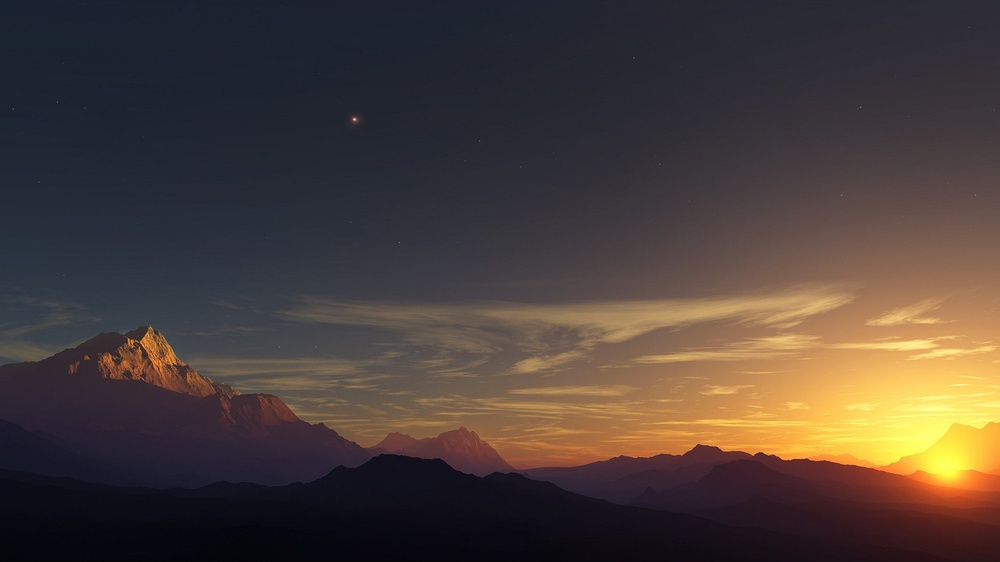
#> input picture Day 1/bg.jpg, 1000 x 562 px, shrunk from 1920 x 1080 before the run, given in place of the camera; the run also reads 1 picture not shown here
$ jupyter execute lab3.ipynb   (older library calls are emulated)   (text cells are left out)
#> lines starting #> are read from the running program, lines starting #| are printed output that depends on the picture; after the words box and inside, x2 and y2 are one past the last pixel; in counts of white or black regions, pixels touching at a corner belong together
[cell 1]
import numpy as np
import cv2
cap = cv2.VideoCapture(0)
while(True):
    __, frame = cap.read()
#> frame is the input picture: shape (562, 1000, 3); mean B, G, R 57.4, 62.2, 74
    gray = cv2.cvtColor(frame, cv2.COLOR_BGR2GRAY)
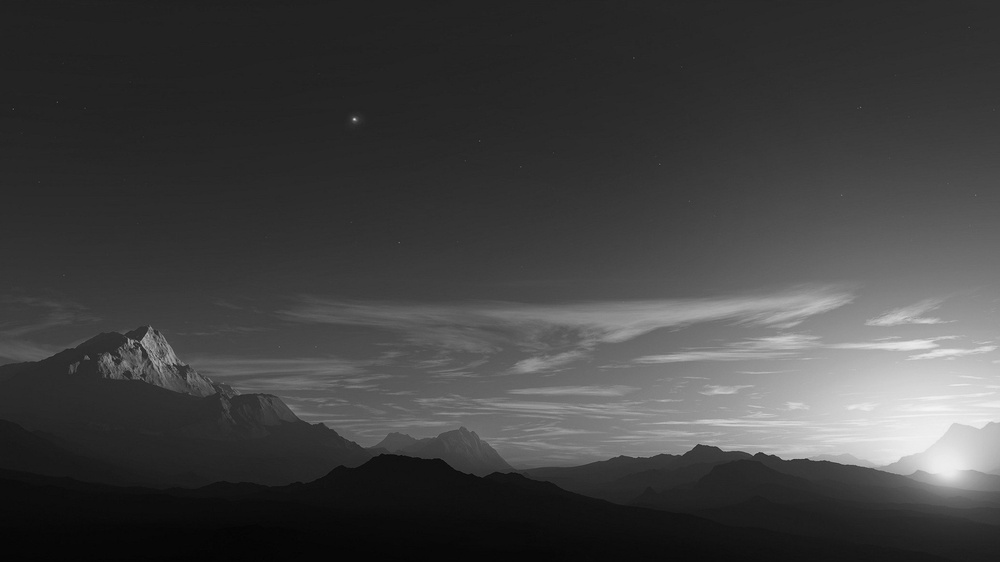
#> gray: shape (562, 1000); min 3, max 244, mean 65.2
    cv2.imshow('Frame', gray)
    if cv2.waitKey(1) & 0xFF == ord('q'):
#> (key q is pressed here)
        break
cap.release()
cv2.destroyAllWindows()

[cell 2]
import numpy as np
import cv2
cap = cv2.VideoCapture(0)
while(True):
    __, frame = cap.read()
    # Convert to HSV(Hue, Saturation, and Value) for simple calculation
    hsv = cv2.cvtColor(frame, cv2.COLOR_BGR2HSV)
#> hsv: shape (562, 1000, 3); mean H, S, V 92.4, 86.3, 81.1
    # sobeLx operator
    # cv2.Sobel(original image, depth of dest image, xorder, yorder, kernel size)
    sobelx = cv2.Sobel(frame, cv2.CV_64F, 1, 0, 5)
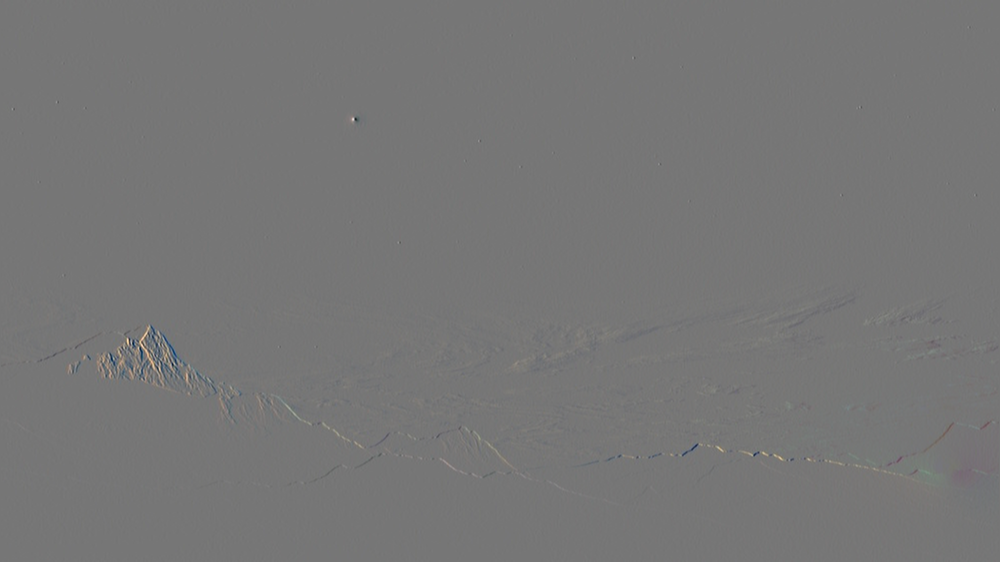
#> sobelx: shape (562, 1000, 3) float64; mean B, G, R 0.1, 0.5, 0.8; drawn with min black and max white
    cv2.imshow('SobelX', sobelx)
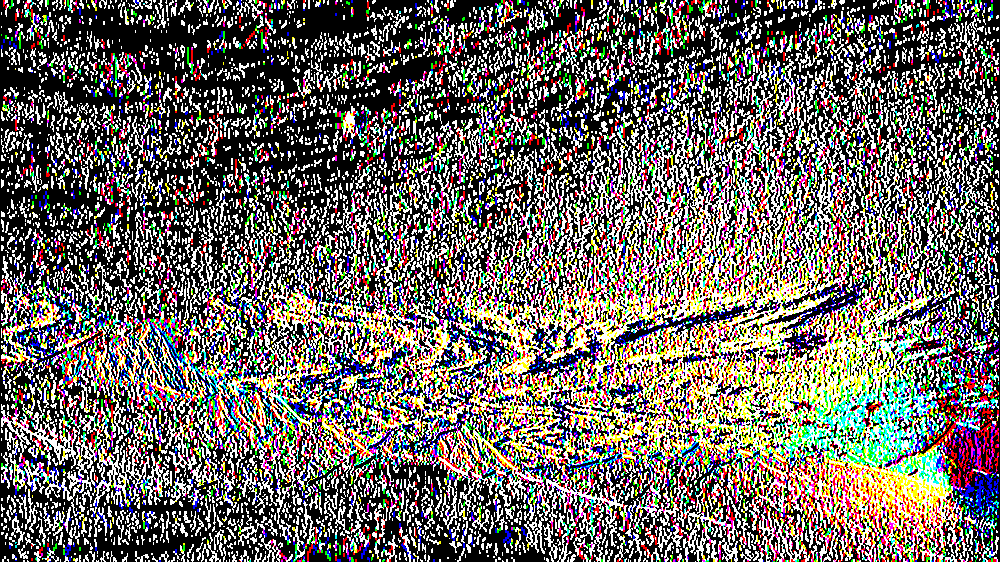
#> window 'SobelX': shape (562, 1000, 3); mean B, G, R 99, 104.3, 110.2
    if cv2.waitKey(1) & 0xFF == ord('q'):
#> (key q is pressed here)
        break
cap.release()
cv2.destroyAllWindows()

[cell 3]
import numpy as np
import cv2
cap = cv2.VideoCapture(0)
while(True):
    __, frame = cap.read()
    hsv = cv2.cvtColor(frame, cv2.COLOR_BGR2HSV)
    # sobeLy operator
    sobely = cv2.Sobel(frame, cv2.CV_64F, 0, 1, 5)
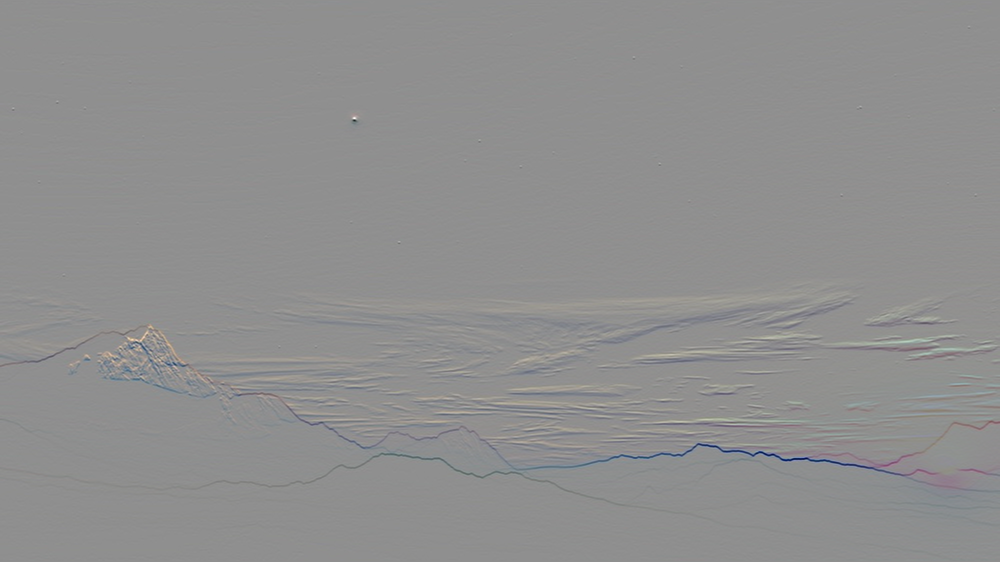
#> sobely: shape (562, 1000, 3) float64; mean B, G, R -0.5, -0.4, -0.3; drawn with min black and max white
    cv2.imshow('SobelY', sobely)
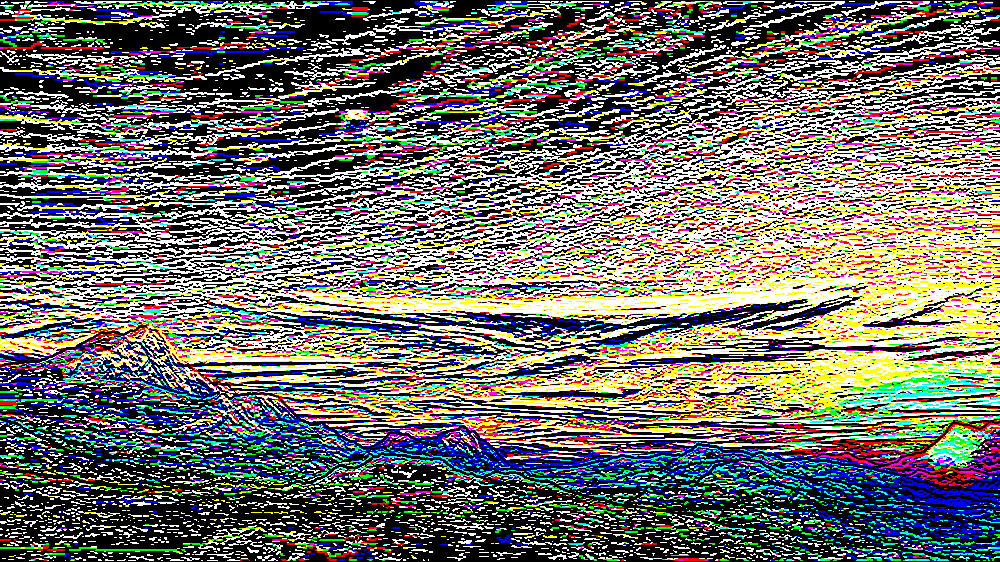
#> window 'SobelY': shape (562, 1000, 3); mean B, G, R 106.3, 113.6, 115.2
    if cv2.waitKey(1) & 0xFF == ord('q'):
#> (key q is pressed here)
        break
cap.release()
cv2.destroyAllWindows()

[cell 4]
import numpy as np
import cv2
cap = cv2.VideoCapture(0)
while(True):
    __, frame = cap.read()
    hsv = cv2.cvtColor(frame, cv2.COLOR_BGR2HSV)
    lap = sobelx = cv2.Laplacian(frame, cv2.CV_64F)
    cv2.imshow('Laplaccian', lap)
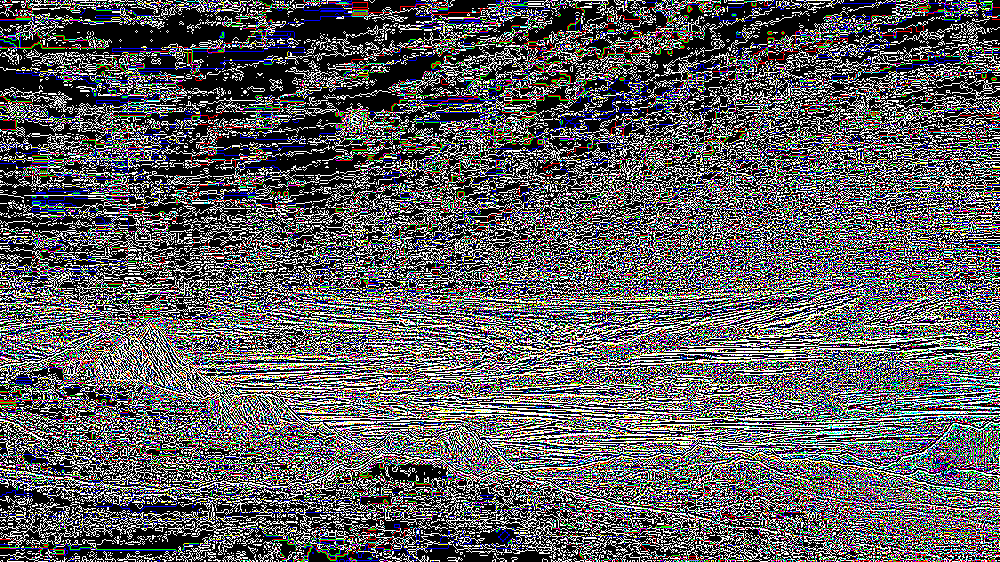
#> window 'Laplaccian': shape (562, 1000, 3); mean B, G, R 94.2, 92.5, 93.1
    if cv2.waitKey(1) & 0xFF == ord('q'):
#> (key q is pressed here)
        break
cap.release()
cv2.destroyAllWindows()

[cell 5]
import numpy as np
import cv2
cap = cv2.VideoCapture(0)
while(True):
    __, frame = cap.read()
    hsv = cv2.cvtColor(frame, cv2.COLOR_BGR2HSV)
    lower_red = np.array([30, 150, 50])
    upper_red = np.array([255, 255, 180])
    mask = cv2.inRange(hsv, lower_red, upper_red)
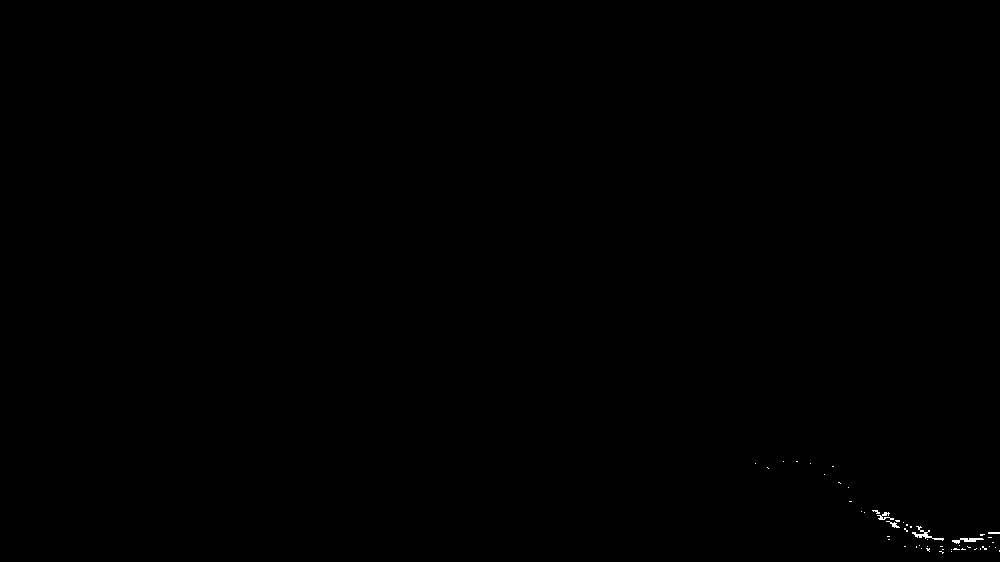
#> mask: shape (562, 1000); 0.08% white in thin lines or dots, all inside (x1, y1, x2, y2) = (755, 461, 1000, 554)
    res = cv2.bitwise_and(frame, frame, mask=mask)

    cv2.imshow('Original Image', frame)
    edge = cv2.Canny(frame, 100, 200)
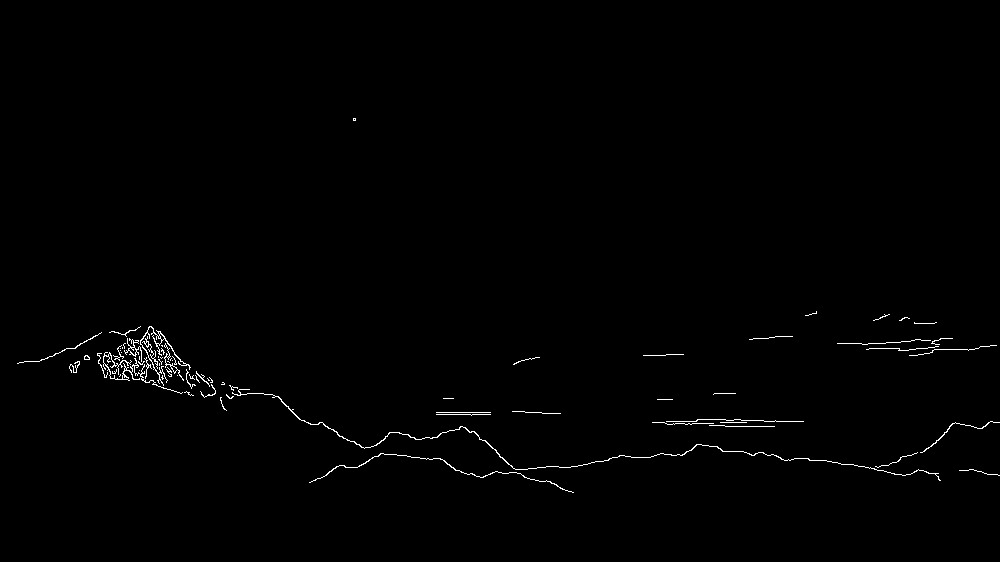
#> edge: shape (562, 1000); 0.7% white in thin lines or dots, all inside (x1, y1, x2, y2) = (17, 118, 1000, 493)
    cv2.imshow('Edges', edge)
    if cv2.waitKey(1) & 0xFF == ord('q'):
#> (key q is pressed here)
        break
cap.release()
cv2.destroyAllWindows()

[cell 6]
import numpy as np
import cv2
cap = cv2.VideoCapture(0)
while(True):
    img = cv2.imread('bg.jpg')
    hsv = cv2.cvtColor(img, cv2.COLOR_BGR2HSV)
    lower_red = np.array([30, 150, 50])
    upper_red = np.array([255, 255, 180])
    mask = cv2.inRange(hsv, lower_red, upper_red)
    res = cv2.bitwise_and(img, img, mask=mask)

    cv2.imshow('Original Image', img)
    edge = cv2.Canny(img, 100, 200)
    cv2.imshow('Edges', edge)
    if cv2.waitKey(1) & 0xFF == ord('q'):
#> (key q is pressed here)
